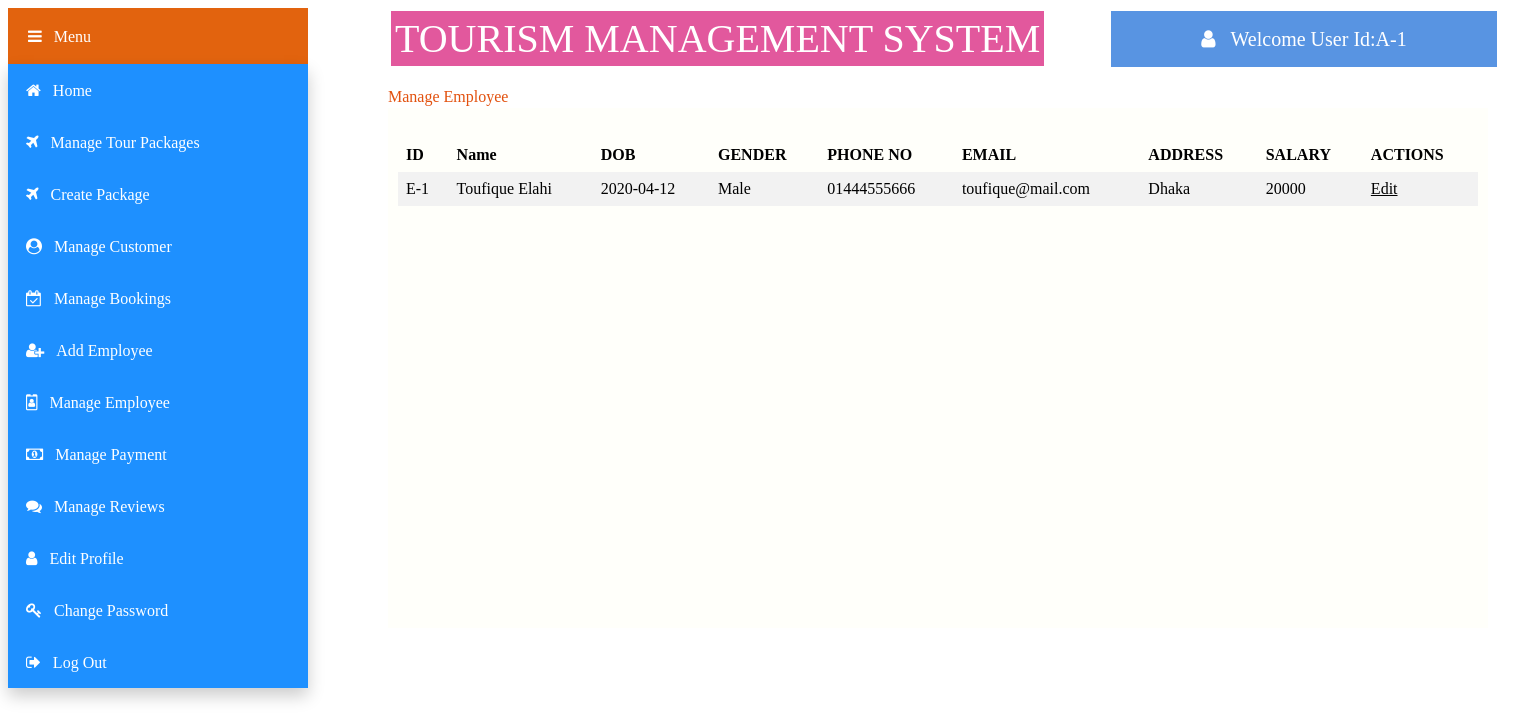
The page /views/Admin/manageemployee.php (signed in) on the database its author committed.
### tables this page shows
CREATE TABLE `emp` (
  `e_id` varchar(50) NOT NULL,
  `name` varchar(50) NOT NULL,
  `dob` date NOT NULL,
  `salary` varchar(50) NOT NULL,
  `address` varchar(50) NOT NULL,
  `gender` varchar(50) NOT NULL,
  `email` varchar(50) NOT NULL,
  `mobile` varchar(50) NOT NULL,
  `status` varchar(50) NOT NULL,
  `a_id` varchar(50) NOT NULL
);

### models/database.php (called while the page is built, shortened)
<?php
	 $serverName="localhost";
	 $userName="root";
	 $password="";
	 $dbName="tms";
	function get($query)
	{
        $data=array();
		global $serverName,$userName,$password,$dbName;
		$conn = mysqli_connect( $serverName, $userName, $password, $dbName);
        $result=mysqli_query($conn,$query);
        if(mysqli_num_rows($result) > 0)
        {
            while($row = mysqli_fetch_assoc($result))
            {
                $entity=array();
                foreach($row as $k=>$v)
                {
                    $entity[$k] = $row[$k];
                }
                $data[] = $entity;
            }
        }
		return $data;
	}
?>

### controllers/employeeController.php (called while the page is built, shortened)
<?php
	require_once '../../models/database.php';
	function getAllEmployee()
	{
		$query ="SELECT * FROM emp WHERE status='active'";
		$emp = get($query);
		return $emp;
    }
?>

### views/Admin/manageemployee.php (the view, shortened to what this page needs)
<?php
    include '../../controllers/employeeController.php';
    $emps=getAllEmployee();
?>
<html>
    <head>
        <link rel="stylesheet" href="https://cdnjs.cloudflare.com/ajax/libs/font-awesome/4.7.0/css/font-awesome.min.css">
        <link rel="stylesheet" type="text/css" href="css/manageemployee.css">
    </head>
    <body>
        <div class="title" >TOURISM MANAGEMENT SYSTEM
        </div>
        <div class="dropdown">
            <button class="dropbtn"><i class="fa fa-bars">&nbsp;&nbsp;&nbsp;Menu</i></button>
                <div class="dropdown-content">
                    <button class="btn" onClick="location.href='home.php'" value='home'><i class="fa fa-home">&nbsp;&nbsp;&nbsp;Home</i></button><br>
                    <button class="btn" onClick="location.href='manage_package.php'" value='manage_package'><i class="fa fa-plane">&nbsp;&nbsp;&nbsp;Manage Tour Packages</i></button><br>
                    <button class="btn" onClick="location.href='createpackage.php'" value='createpackage'><i class="fa fa-plane">&nbsp;&nbsp;&nbsp;Create Package</i></button><br>
                    <button class="btn" onClick="location.href='manageuser.php'" value='manageuser'><i class="fa fa-user-circle">&nbsp;&nbsp;&nbsp;Manage Customer</i></button><br>
                    <button class="btn" onClick="location.href='managebooking.php'" value='managebooking'><i class="fa fa-calendar-check-o">&nbsp;&nbsp;&nbsp;Manage Bookings</i></button><br>
                    <button class="btn" onClick="location.href='addemployee.php'" value='addemployee'><i class="fa fa-user-plus" >&nbsp;&nbsp;&nbsp;Add Employee</i></button><br>
                    <button class="btn" onClick="location.href='manageemployee.php'" value='managemployee'><i class="fa fa-id-badge">&nbsp;&nbsp;&nbsp;Manage Employee</i></button><br>
                    <button class="btn" onClick="location.href='managepayment.php'" value='managepayment'><i class="fa fa-money">&nbsp;&nbsp;&nbsp;Manage Payment</i></button><br>
                    <button class="btn" onClick="location.href='managereview.php'" value='managereview'><i class="fa fa-comments">&nbsp;&nbsp;&nbsp;Manage Reviews</i></button><br>
                    <button class="btn" onClick="location.href='editprofile.php'" value='editprofile'><i class="fa fa-user">&nbsp;&nbsp;&nbsp;Edit Profile</i></button><br>
                    <button class="btn" onClick="location.href='changepassword.php'" value='changepassword'><i class="fa fa-key">&nbsp;&nbsp;&nbsp;Change Password</i></button><br>
                    <button class="btn" onClick=" location.href='../logout.php'"><i class="fa fa-sign-out">&nbsp;&nbsp;&nbsp;Log Out</i></button><br>
                </div>
        </div>
        <div class="welcome" ><i class="fa fa-user">&nbsp;&nbsp;&nbsp;<?php echo "Welcome User Id:".$_SESSION["loggedinuser"];?></i>
        </div>
        <div class="text" >Manage Employee</i>
        </div>
        <div class="panel">
        <div id="table-wrapper">
        <div id="table-scroll">
            <table>
  <tr>
  <th>ID</th>
  <th>Name</th>
  <th>DOB</th>
  <th>GENDER</th>
  <th>PHONE NO</th>
  <th>EMAIL</th>
  <th>ADDRESS</th>
  <th>SALARY</th>
  <th>ACTIONS</th>
  </tr>
  <?php
				        foreach($emps as $emp)
				        {
                            echo "<tr>";
                                echo "<td>".$emp["e_id"]."</td>";
                                echo "<td>".$emp["name"]."</td>";
                                echo "<td>".$emp["dob"]."</td>";
                                echo "<td>".$emp["gender"]."</td>";
                                echo "<td>".$emp["mobile"]."</td>";
                                echo "<td>".$emp["email"]."</td>";
                                echo "<td>".$emp["address"]."</td>";
                                echo "<td>".$emp["salary"]."</td>";
                                echo '<td><a href="updateemployee.php?id='.$emp["e_id"].'" class="btn1 btn1-success">Edit</a></td>';
                            echo "</tr>";
				        }
                    ?>
        </table>
    </div>
    </div>
    </div>
    </body>
</html>

### views/Admin/css/manageemployee.css (style rules this page uses)
.title { background-color: rgb(226, 88, 157); color: white; padding: 4px; min-width:400px; font-size: 40px; text-align: center; border: solid; margin-left:380px; position: absolute; }
.dropbtn { background-color: rgb(226, 99, 14); color: white; padding: 20px; min-width:300px; font-size: 16px; width:30%; text-align:left; border: none; cursor: pointer; }
.dropdown { position: absolute; display: inline-block; }
.dropdown-content { display: block; position: absolute; background-color: #2c2828; min-width: 300px; box-shadow: 0px 8px 16px 0px rgba(0,0,0,0.2); z-index: 1; }
.btn { background-color: DodgerBlue; border: none; color: white; padding: 18px; min-width:300px; font-size: 16px; text-align:left; cursor: pointer; }
.welcome { background-color: rgb(88, 148, 226); color: white; padding: 18px; min-width:350px; font-size: 20px; text-align: center; border: solid; margin-left:1100px; position: absolute; }
table { border-collapse: collapse; width: 100%; }
th, td { text-align: left; padding: 8px; }
tr:nth-child(even) { background-color: #f2f2f2; }
.text { color: rgb(226, 81, 14); margin-top: 80px; font-size: 16px; margin-left:380px; position: absolute; }
#table-wrapper { position:relative; }
#table-scroll { height:100%; overflow:auto; margin-top:20px; }
#table-wrapper table { width:100%; }
#table-wrapper table * { color:black; }
.panel { display: inline-block; background:rgb(255, 255, 250); min-height: 500px; min-width: 1080px; height: 100px; padding: 10px; border: navajowhite; margin-right: 30px; margin-left: 380px; margin-top:100px ; margin-bottom: 300px; }
body { height: 400px; }

### rows shown on the page
emp: e_id "E-1", name "Toufique Elahi", dob "2020-04-12", gender "Male", mobile "01444555666", email "toufique@mail.com", address "Dhaka", salary "20000"

### other values the page prints
$_SESSION["loggedinuser"] "A-1"
